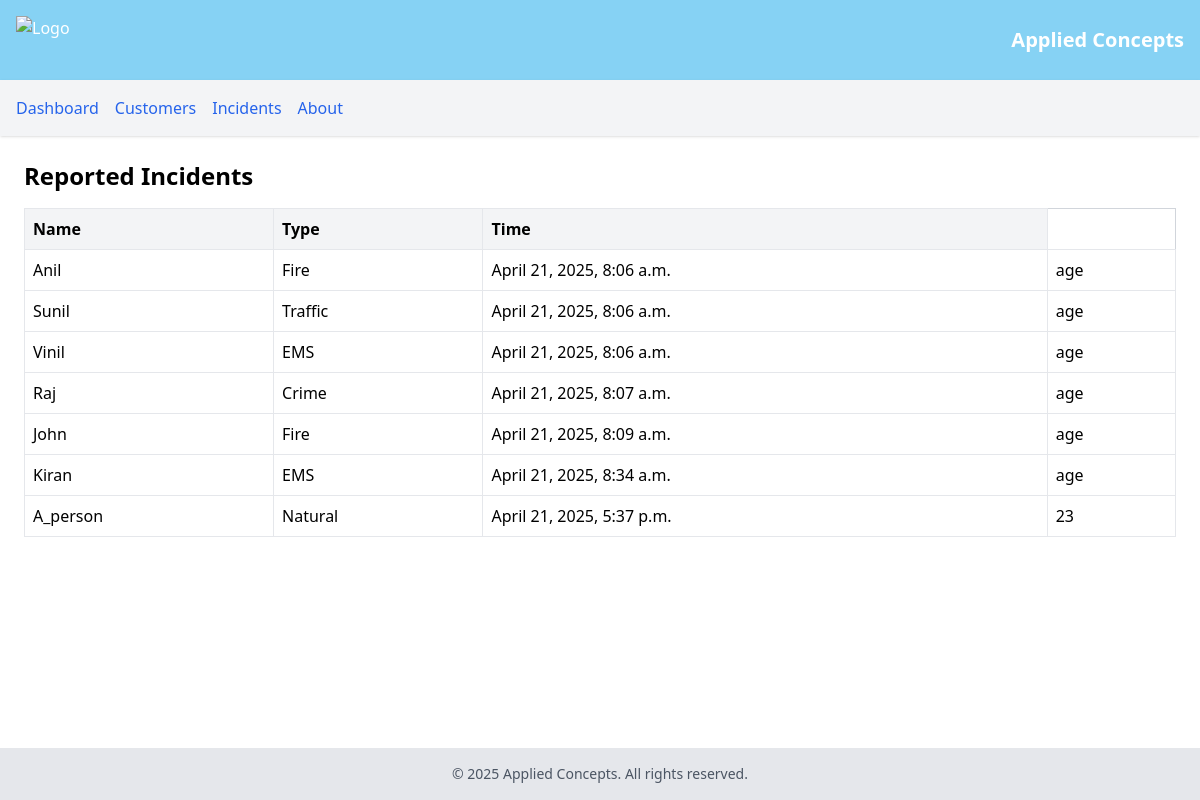
The app's page /customers/ with its own data.
### navmain/models.py (models this page shows, shortened)
class Incident(models.Model):
    INCIDENT_TYPES = [
        ('fire', 'Fire'),
        ('ems', 'EMS'),
        ('traffic', 'Traffic'),
        ('crime', 'Crime'),
        ('natural', 'Natural')
    ]
    name = models.CharField(max_length=50)
    location = models.CharField(max_length=50)
    incident_type = models.CharField(max_length=10, choices=INCIDENT_TYPES)
    description = models.TextField()
    age = models.TextField()
    timestamp = models.DateTimeField(auto_now_add=True)

### navmain/views.py (the view)
# urls.py: path('customers/', views.customers, name='customers'),
def customers(request):
    incidents = Incident.objects.all().order_by('timestamp')
    context = {
        "incidents": incidents
    }
    return render(request, 'navmain/customers.html', context=context)

### navmain/templates/navmain/customers.html (shortened to what this page needs)
{% extends 'navmain/base.html' %}
{% block content %}
<h2 class="text-2xl font-bold mb-4">Reported Incidents</h2>
<table class="min-w-full table-auto border-collapse border border-gray-300">
    <thead class="bg-gray-100">
        <tr>
            <th class="border p-2 text-left">Name</th>
            <th class="border p-2 text-left">Type</th>
            <th class="border p-2 text-left">Time</th>
        </tr>
    </thead>
    <tbody>
        {% for incident in incidents %}
        <tr>
            <td class="border p-2">{{ incident.name }}</td>
            <td class="border p-2">{{ incident.get_incident_type_display }}</td>
            <td class="border p-2">{{ incident.timestamp }}</td>
            <td class="border p-2">{{ incident.age }}</td>
        </tr>
        {% empty %}
        <tr>
            <td colspan="3" class="border p-2 text-center">No incidents yet.</td>
        </tr>
        {% endfor %}
    </tbody>
</table>
{% endblock %}

### navmain/templates/navmain/base.html (shortened to what this page needs)
<!DOCTYPE html>
<html lang="en">
<head>
    <script src="https://cdn.tailwindcss.com"></script>
</head>
<body class="flex flex-col min-h-screen">
    <header class="bg-sky-500/50 text-white p-4 flex items-center justify-between">
        <img src="https://www.freepnglogos.com/uploads/company-logo-png/company-logo-transparent-png-19.png" alt="Logo" class="h-12">
        <h1 class="text-xl font-bold">Applied Concepts</h1>
    </header>
    <nav class="bg-gray-100 shadow p-4">
        <ul class="flex space-x-4">
            <li><a href="{% url 'dashboard' %}" class="text-blue-600 hover:underline">Dashboard</a></li>
            <li><a href="{% url 'customers' %}" class="text-blue-600 hover:underline">Customers</a></li>
            <li><a href="{% url 'incidents' %}" class="text-blue-600 hover:underline">Incidents</a></li>
            <li><a href="{% url 'about' %}" class="text-blue-600 hover:underline">About</a></li>
        </ul>
    </nav>
    <main class="flex-grow p-6">
        {% block content %}
        {% endblock %}
    </main>
    <footer class="bg-gray-200 p-4 text-center text-sm text-gray-600">
        &copy; 2025 Applied Concepts. All rights reserved.
    </footer>
</body>
</html>

### records on screen
Incident: name "Anil", incident_type "Fire", timestamp "April 21, 2025, 8:06 a.m.", age "age"
Incident: name "Sunil", incident_type "Traffic", timestamp "April 21, 2025, 8:06 a.m.", age "age"
Incident: name "Vinil", incident_type "EMS", timestamp "April 21, 2025, 8:06 a.m.", age "age"
Incident: name "Raj", incident_type "Crime", timestamp "April 21, 2025, 8:07 a.m.", age "age"
Incident: name "John", incident_type "Fire", timestamp "April 21, 2025, 8:09 a.m.", age "age"
Incident: name "Kiran", incident_type "EMS", timestamp "April 21, 2025, 8:34 a.m.", age "age"
Incident: name "A_person", incident_type "Natural", timestamp "April 21, 2025, 5:37 p.m.", age "23"
